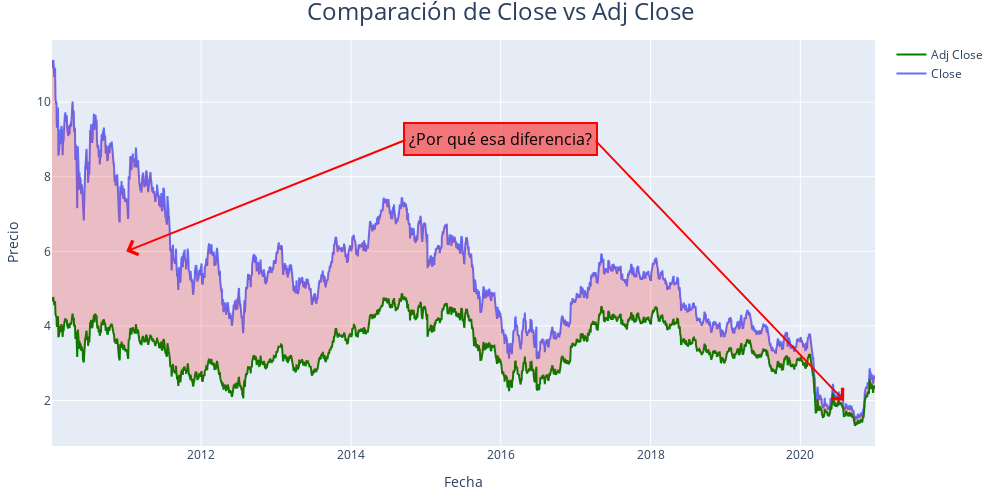

Notebook source saved alongside this figure:
### Code cell
# Creando la figura con Plotly
fig = go.Figure()

# Agregando la serie 'Close'
fig.add_trace(go.Scatter(x=san_OHLC_df.index.values, y=san_OHLC_df['Close'],
                         mode='lines',
                         name='Close'))

# Agregando la serie 'Adj Close'
fig.add_trace(go.Scatter(x=san_OHLC_df.index.values, y=san_OHLC_df['Adj Close'],
                         mode='lines',
                         name='Adj Close',
                         line_color='green'))

# Agregando área coloreada entre las dos series
fig.add_trace(go.Scatter(x=san_OHLC_df.index.values, 
                         y=san_OHLC_df['Adj Close'],
                         fill=None,
                         mode='lines',
                         line_color='rgba(255, 0, 0, 0)',
                         name='Area',
                         showlegend=False))
fig.add_trace(go.Scatter(x=san_OHLC_df.index.values, 
                         y=san_OHLC_df['Close'],
                         fill='tonexty',
                         fillcolor='rgba(255, 0, 0, 0.2)',  # Rojo pálido con 50% de opacidad
                         mode='lines',
                         line_color='rgba(255, 0, 0, 0)',
                         showlegend=False))

# ... [Tu código anterior hasta antes de la configuración de la figura]

# Anotación para el texto "¿Por qué?"
fig.add_annotation(
    x='2016',
    y=9,
    xref="x", 
    yref="y",
    text="¿Por qué esa diferencia?",
    font=dict(size=16, color="black"),  # Tamaño de fuente y color negro
    showarrow=False,  # Sin flecha para esta anotación
    bgcolor="rgba(255, 0, 0, 0.5)",  # Fondo rojo pálido con 50% de opacidad
    bordercolor="red",  # Borde rojo
    borderwidth=2,
    borderpad=4
)

# Propiedades de las flechas
arrow_properties = dict(
    xref="x", 
    yref="y",
    axref="x", 
    ayref="y",
    text="",  # Sin texto para estas anotaciones
    showarrow=True,
    arrowhead=4,
    arrowsize=1.5,
    arrowwidth=2,
    arrowcolor="red"
)


# Flecha hacia 2011, precio 6
fig.add_annotation(
    x='2011',
    y=6,
    ax='2014-10',
    ay=9,
    **arrow_properties
)

# Flecha hacia 2021, precio 2
fig.add_annotation(
    x='2020-8',
    y=2,
    ax='2017-4',
    ay=9,
    **arrow_properties
)

# ... [Resto de tu código]


# Configuración de la figura
fig.update_layout(title={'text': 'Comparación de Close vs Adj Close', 'x':0.5, 'xanchor': 'center'}, 
                  title_font=dict(size=24),
                  xaxis_title='Fecha',
                  yaxis_title='Precio',
                  height=500,
                  width=1000,
                  margin=dict(l=40, r=40, t=40, b=40))

# Mostrando la figura
fig.show()

### Figure 1 — Plotly figure (JSON) as saved in the notebook; plotly's stock layout.template omitted (floating-point values rounded to 4 significant figures; data arrays with more than 128 entries replaced by an {"elided": "..."} marker saying what was removed)
{"data": [{"mode": "lines", "name": "Close", "type": "scatter", "x": {"elided": "2813 str values"}, "y": {"elided": "2813 float values"}}, {"line": {"color": "green"}, "mode": "lines", "name": "Adj Close", "type": "scatter", "x": {"elided": "2813 str values"}, "y": {"elided": "2813 float values"}}, {"line": {"color": "rgba(255, 0, 0, 0)"}, "mode": "lines", "name": "Area", "showlegend": false, "type": "scatter", "x": {"elided": "2813 str values"}, "y": {"elided": "2813 float values"}}, {"fill": "tonexty", "fillcolor": "rgba(255, 0, 0, 0.2)", "line": {"color": "rgba(255, 0, 0, 0)"}, "mode": "lines", "showlegend": false, "type": "scatter", "x": {"elided": "2813 str values"}, "y": {"elided": "2813 float values"}}], "layout": {"annotations": [{"bgcolor": "rgba(255, 0, 0, 0.5)", "bordercolor": "red", "borderpad": 4, "borderwidth": 2, "font": {"color": "black", "size": 16}, "showarrow": false, "text": "¿Por qué esa diferencia?", "x": "2016", "xref": "x", "y": 9, "yref": "y"}, {"arrowcolor": "red", "arrowhead": 4, "arrowsize": 1.5, "arrowwidth": 2, "ax": "2014-10", "axref": "x", "ay": 9, "ayref": "y", "showarrow": true, "text": "", "x": "2011", "xref": "x", "y": 6, "yref": "y"}, {"arrowcolor": "red", "arrowhead": 4, "arrowsize": 1.5, "arrowwidth": 2, "ax": "2017-4", "axref": "x", "ay": 9, "ayref": "y", "showarrow": true, "text": "", "x": "2020-8", "xref": "x", "y": 2, "yref": "y"}], "height": 500, "margin": {"b": 40, "l": 40, "r": 40, "t": 40}, "title": {"font": {"size": 24}, "text": "Comparación de Close vs Adj Close", "x": 0.5, "xanchor": "center"}, "width": 1000, "xaxis": {"title": {"text": "Fecha"}}, "yaxis": {"title": {"text": "Precio"}}}}
